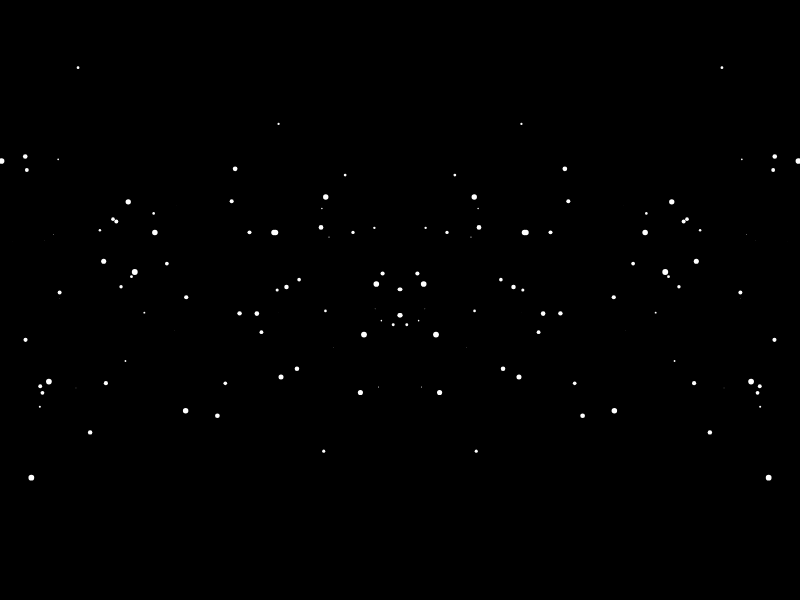
Frame 1 (no input)
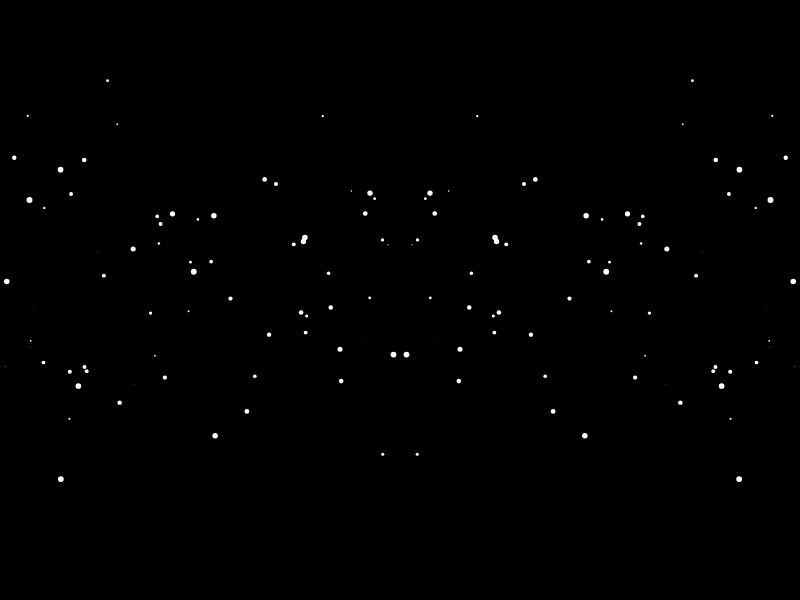
Frame 60 (no input)
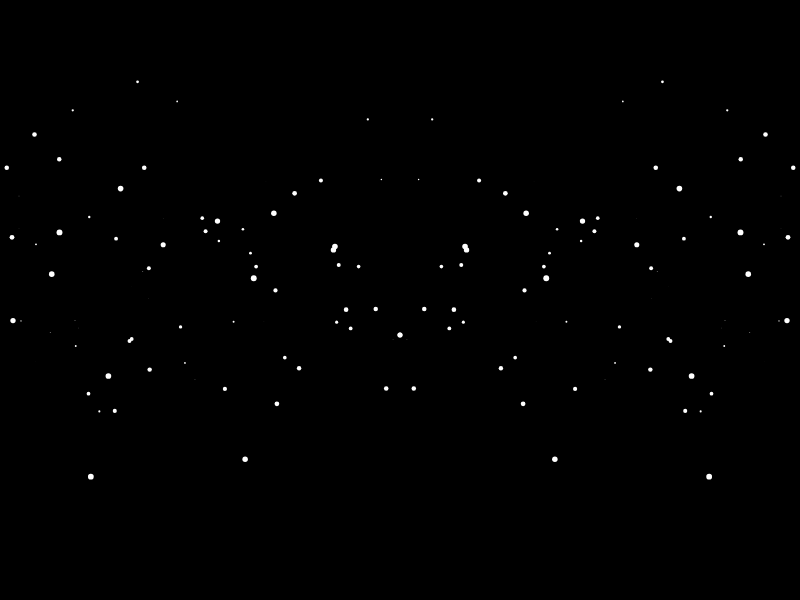
Frame 120 (the mouse pressed at the canvas centre since frame 60)

The p5.js sketch that drew these frames (run headless with seeded random() and noise() and a simulated clock; from frame 60 on, the mouse is pressed at the canvas centre):

// p5.js sketch
// ── sketch.js
let maxPts = 75;
let points = [];
let FR = 60;
let ctr = 0;

function setup(){
    // frameRate(FR);
    createCanvas(800, 600);
    background(0);
    for(var i=0; i<maxPts; i++){
        addPoint(1);
    }
    stroke(255);
}

function draw(){
    background(0);
    var flag = 0;
    for(pt of points){
        pt.update();
        pt.render();
    }
    for(var i=0; i<points.length; i++){
        if(points[i].offScreen()){
            points.splice(i, 1);
            addPoint(0);
        }
    }
    
}
// ── Point.js
class Point{
    constructor(x, y, size){
        this.pos = createVector(x, y);
        this.size = size;
        this.xoff = x;
        this.yoff = y;
        this.velX  = random([0.5, 0.75, 1]);
        this.velXFast = this.velX * 4;
        this.velY = 0.001;
        this.velYFast = this.velY * 4;
        // this.velX = 0.001;
        // this.velXFast = this.velX * 4;
        // this.velY  = random([0.5, 0.75, 1]);
        // this.velYFast = this.velY * 4;
    }

    render(){
        strokeWeight(this.size);
        point(this.pos.x, this.pos.y);
        point(width-this.pos.x, this.pos.y);
    }

    update(){
        if(keyIsDown(ENTER)){
            this.xoff += this.velXFast;
            this.yoff += this.velYFast;
        }else{
            this.xoff += this.velX;
            this.yoff += this.velY;
        }
        let y = noise(this.yoff) * height;
        // let x = noise(this.xoff) * width;
        
        this.pos = createVector(this.xoff, y);
        // this.pos = createVector(x, this.yoff);
    }

    offScreen(){
        if(this.pos.x >= width/2 || this.pos.y <= 0 || this.pos.y >= height){
        // if(this.pos.y >= height || this.pos.x <= 0 || this.pos.y >= width){
            return true;
        } 
        return false;
    }
}

function addPoint(inside){
    let x;
    // let y;
    if(inside){
        x = random(width/2);
        // y = random(height);
    }else{
        x = 0;
        // y = 0;
    }    
    let y = random(height);
    // let x = random(width);
    let size = random()*6;
    let pt = new Point(x, y, size)
    points.push(pt);
}
